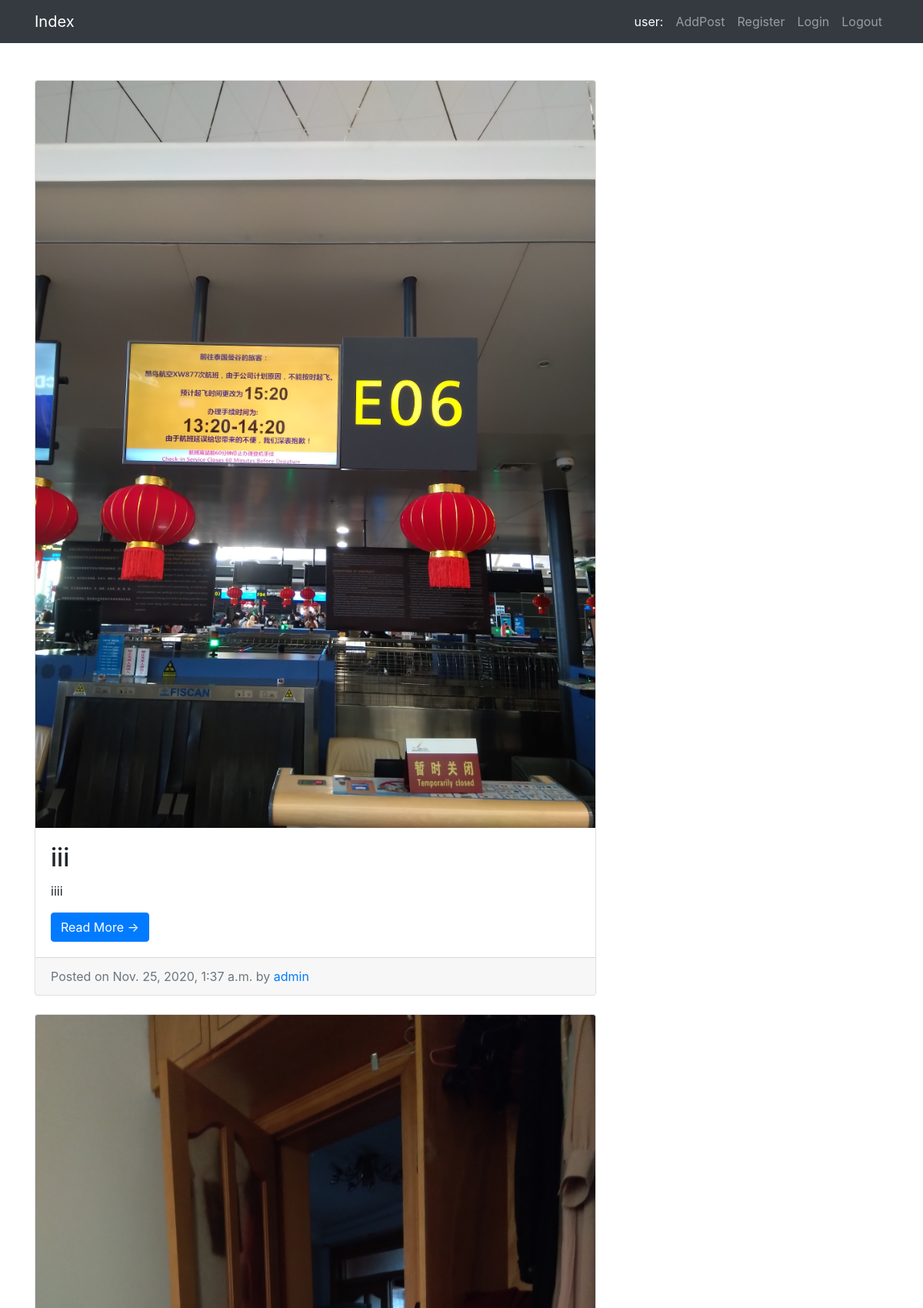
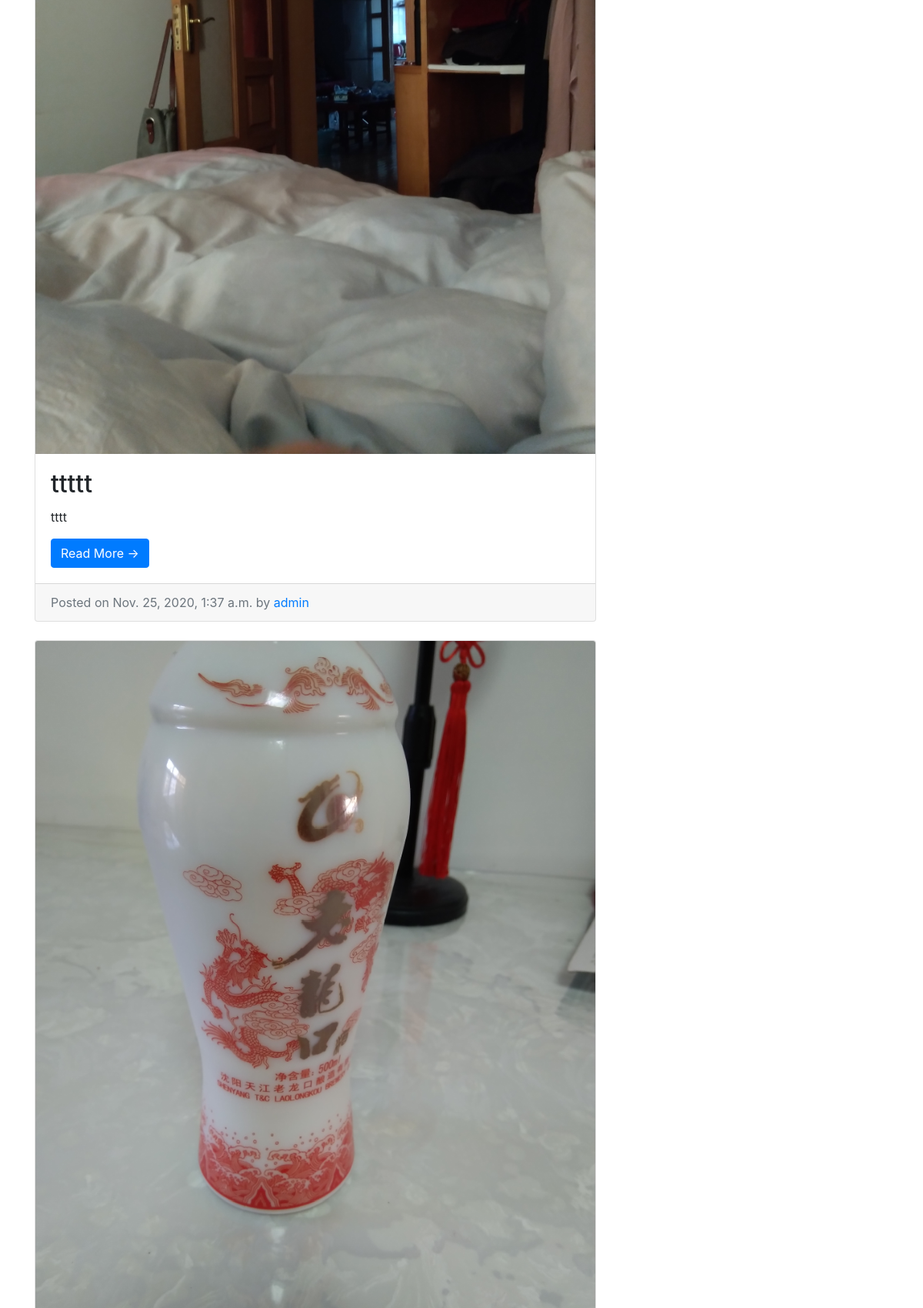
Screenshot of /?page=2 (upper part) with the database file from the repository (2 pictures, top to bottom).
### entries/models.py (models this page shows, shortened)
class Entry(models.Model):
    entry_title = models.CharField(max_length=50)
    entry_text = RichTextField(null=True, blank=True)
    entry_date = models.DateTimeField(auto_now_add=True)
    entry_author = models.ForeignKey(User, on_delete=models.CASCADE)
    entry_image = models.ImageField(null=True, blank=True)
    likes = models.ManyToManyField(User, related_name='blog_likes')#related_name='blog_likes'不知道啥功能
    class Meta:
        verbose_name_plural = "Entries"

### entries/views.py (the view)
# urls.py: path('', views.index),
def index(request):
    entries = Entry.objects.all().order_by("-id")
    paginator = Paginator(entries, 3)
    page_number = request.GET.get('page')
    page_obj = paginator.get_page(page_number)
    return render(request, 'index.html', {'page_obj': page_obj})

### entries/templates/index.html (shortened to what this page needs)
{% extends 'base.html' %}
{% block blog_content %}
        {% for entry in page_obj %}
        <div class="card mb-4">
          <img class="card-img-top" src="{{ entry.entry_image.url }}" alt="Card image cap">
          <div class="card-body">
            <h2 class="card-title">{{ entry.entry_title }}</h2>
            <p class="card-text">{{ entry.entry_text|safe|truncatechars_html:200 }}</p>
            <a href="/detail/{{ entry.id }}" class="btn btn-primary">Read More &rarr;</a>
          </div>
          <div class="card-footer text-muted">
            Posted on {{ entry.entry_date }} by
            <a href="#">{{ entry.entry_author}}</a>
          </div>
        </div>
        {% endfor %}
{% endblock blog_content %}
{% block page %}
        <br /><br />
{% endblock page %}

### entries/templates/base.html (shortened to what this page needs)
<!DOCTYPE html>
<html lang="en">
{% load static %}
<head>
  <link href="{% static 'vendor/bootstrap/css/bootstrap.min.css' %}" rel="stylesheet">
  <link href="{% static 'css/blog-home.css' %}" rel="stylesheet">
</head>
<body>
  <nav class="navbar navbar-expand-lg navbar-dark bg-dark fixed-top">
    <div class="container">
      <a class="navbar-brand" href="/">Index</a>
      <div class="collapse navbar-collapse" id="navbarResponsive">
        <ul class="navbar-nav ml-auto">
          <li class="nav-item active">
            <a class="nav-link" href="/users/profile/{{ user.id }}">user:{{ user.username }}</a>
          </li>
          <li class="nav-item">
            <a class="nav-link" href="/add_post">AddPost</a>
          </li>
          <li class="nav-item">
            <a class="nav-link" href="/users/register">Register</a>
          </li>
          <li class="nav-item">
            <a class="nav-link" href="/users/login">Login</a>
          </li>
          <li class="nav-item">
            <a class="nav-link" href="/users/logout">Logout</a>
          </li>
        </ul>
      </div>
    </div>
  </nav>
<br /><br />
  <div class="container">
    <div class="row">
      <div class="col-md-8">
        {% block blog_content %}
        {% endblock blog_content %}
        {% block page %}
        {% endblock page %}
      </div>
    </div>
  </div>
</body>
</html>

### entries/static/css/blog-home.css (style rules this page uses)
body { padding-top: 56px; }

### rows the page displays
Entry: entry_image (picture), entry_title "iii", entry_text "iiii", entry_date "Nov. 25, 2020, 1:37 a.m.", entry_author "admin"
Entry: entry_image (picture), entry_title "ttttt", entry_text "tttt", entry_date "Nov. 25, 2020, 1:37 a.m.", entry_author "admin"
Entry: entry_image (picture)
